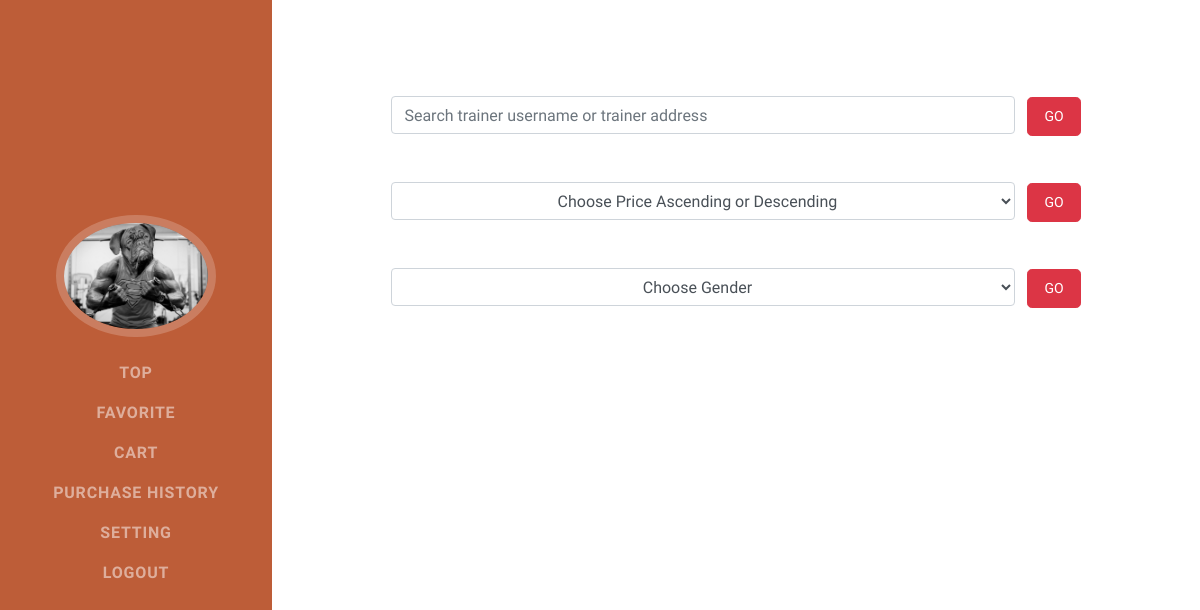
The page /trainerlist_male.php (signed in) on the database as committed earlier.
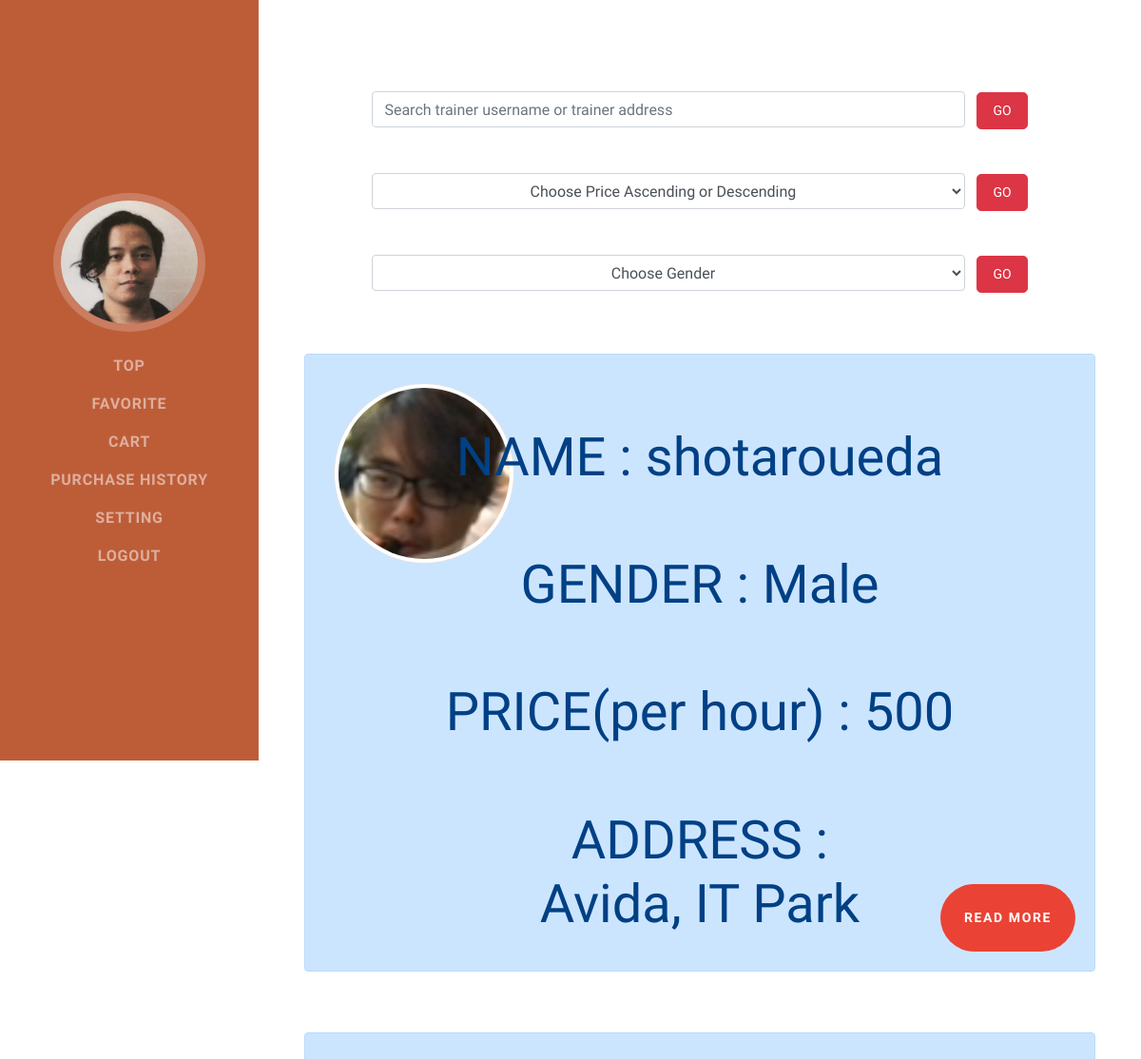
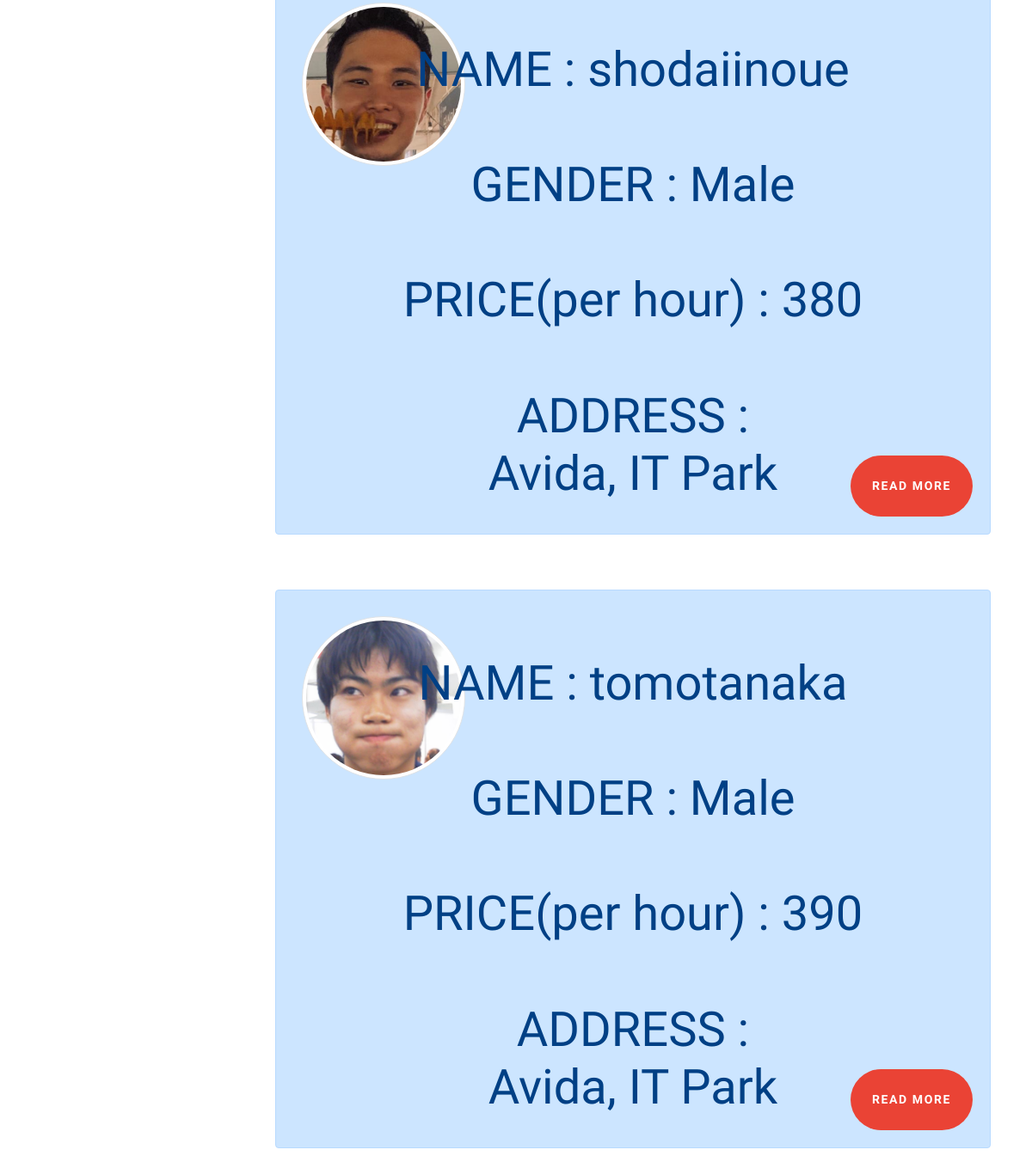
The same page on the database as committed later (2 pictures, top to bottom).
### tables this page shows
CREATE TABLE `users` (
  `user_id` int(100) NOT NULL,
  `user_fname` varchar(100) NOT NULL,
  `user_lname` varchar(100) NOT NULL,
  `user_email` varchar(100) NOT NULL,
  `user_status` varchar(100) DEFAULT NULL,
  `user_image` varchar(100) DEFAULT NULL,
  `login_id` int(100) NOT NULL
);

CREATE TABLE `product` (
  `trainer_id` int(100) NOT NULL,
  `trainer_fname` varchar(100) NOT NULL,
  `trainer_lname` varchar(100) NOT NULL,
  `trainer_uname` varchar(100) NOT NULL,
  `trainer_email` varchar(100) NOT NULL,
  `trainer_description` varchar(100) NOT NULL,
  `trainer_phone` varchar(100) NOT NULL,
  `trainer_address` varchar(100) NOT NULL,
  `trainer_gender` varchar(100) NOT NULL,
  `trainer_image` varchar(100) DEFAULT NULL,
  `trainer_price` int(100) NOT NULL
);

### classes/database.php (called while the page is built, shortened)
<?php
class Database{
    private $servername = 'localhost';
    private $username = 'root';
    private $password = 'root';
    private $database_name = 'fist_portfolio';
    public function __construct()
    {
        $this->conn = new mysqli($this->servername,$this->username,$this->password,$this->database_name);
        if($this->conn->connect_error){
            die('cannot connect'.$this->conn->connect_error);
        }else{
            return $this->conn;
        }
    }
}
?>

### admin_action.php (called while the page is built, shortened)
<?php
include 'classes/admin_class.php';
$Admin = new Admin;
?>

### classes/admin_class.php (called while the page is built, shortened)
<?php
include 'database.php';
class Admin extends Database{
    public function displayorder_trainermale(){
        $displaytrainer = "SELECT * FROM product WHERE trainer_gender = 'Male'";
        $result = $this->conn->query($displaytrainer);
        if($result->num_rows >0){
            $row = array();
            while($rows = $result->fetch_assoc()){
                $row[] = $rows;
            }return $row;
        }else{
            return false;
        }
    }
    public function display_onesetting($userID){
        $sql = "SELECT * FROM users INNER JOIN login ON users.login_id = login.login_id WHERE users.user_id = '$userID'";
        $result = $this->conn->query($sql);
        if($result->num_rows>0){
            $row = array();
            while($rows = $result->fetch_assoc()){
                $row[]=$rows;
            }return $row;
        }else{
            die('cannot display one setting'.$this->conn->connect_error);
        }
    }
}
?>

### trainerlist_male.php (the view, shortened to what the changed rows need)
<?php
    include 'admin_action.php';
?>
<!DOCTYPE html>
<html lang="en">
<head>
  <link href="vendor/bootstrap/css/bootstrap.min.css" rel="stylesheet">
  <link href="vendor/fontawesome-free/css/all.min.css" rel="stylesheet">
  <link href="css/resume.min.css" rel="stylesheet">
</head>
<body class="d-flex flex-column">
  <?php include 'sidebar_admin.php' ?>
    <section class="resume-section p-3 p-lg-5 d-flex justify-content-center" id="about">
        <div class="w-100 vh-100">
        <div id="page-content">
      <div class="row justify-content-center m-0 text-center">
        <div class="col-md-12 p-0">
          <?php
            $list = $Admin->displayorder_trainermale();
            foreach($list as $key => $row){
              $userID = $row['trainer_id'];
                echo "<div class='alert alert-primary d-inline-block w-100 mt-5 display-3'>";
                if($row['trainer_image']== null){
                  echo "<i class='fas fa-user post'></i><br><br><br>";
                }else{
                  $image = $row['trainer_image'];
                  echo "<div class='big'>";
                  echo "<img src='upload/$image' class='img-thumbnail rounded-circle pos'><br><br><br>";
                  echo "</div>";
                }
                echo "<div class='display-4'>";
                echo "<div class='big'>";
                echo "NAME : ";
                echo $row['trainer_fname'].$row['trainer_lname'];
                echo "</div><br>";
                echo "<div class='big'>";
                echo "GENDER : ";
                echo $row['trainer_gender'];
                echo "</div><br>";
                echo "<div class='big'>";
                echo "PRICE(per hour) : ";
                echo $row['trainer_price'];
                echo "</div><br>";
                echo "ADDRESS : <br>";
                echo "<div class='big'>";
                echo $row['trainer_address']."<br>";
                echo "</div>";
                echo "<a href='user_edit.php?trainer_id=$userID' role='button' class='btn btn-lg btn-google btn-inline-block p-4 text-uppercase jojo'>READ MORE</a>";
                echo "</div>";
                echo "</div>";
            }
          ?>
            </div>
          </div>
        </div>
      </div>
    </section>
  </body>
</html>

### sidebar_admin.php (shortened to what the changed rows need)
<?php
    if(empty($_SESSION['login_id'])){
      header('location: login.php');
    }elseif($_SESSION['user_status']=='admin'){
      header('location: admin.php');
    }else{
      $userID = $_SESSION['login_id'];
    }
?>
<nav class="navbar navbar-expand-lg navbar-dark bg-primary fixed-top" id="sideNav">
    <a class="navbar-brand js-scroll-trigger" href="setting.php">
      <span class="d-none d-lg-block">
        <?php
            $tenta = $Admin->display_onesetting($userID);
            foreach($tenta as $key => $row){
              $image = $row['user_image'];
              if(empty($row['user_image'])){
                echo "<img class='img-fluid img-profile rounded-circle mx-auto mb-2' src='upload/dog.jpg'>";
              }else{
                echo "<img class='img-fluid img-profile rounded-circle mx-auto mb-2' src='upload/$image'> ";
              }
            }
        ?>
      </span>
    </a>
  </nav>

Rows that differ between the two databases and show on the page:
changed users: user_image: picture added
added product: trainer_image (picture), trainer_fname "shotaro", trainer_lname "ueda", trainer_gender "Male", trainer_price "500", trainer_address "Avida, IT Park"
added product: trainer_image (picture), trainer_fname "shodai", trainer_lname "inoue", trainer_gender "Male", trainer_price "380", trainer_address "Avida, IT Park"
added product: trainer_image (picture), trainer_fname "tomo", trainer_lname "tanaka", trainer_gender "Male", trainer_price "390", trainer_address "Avida, IT Park"
